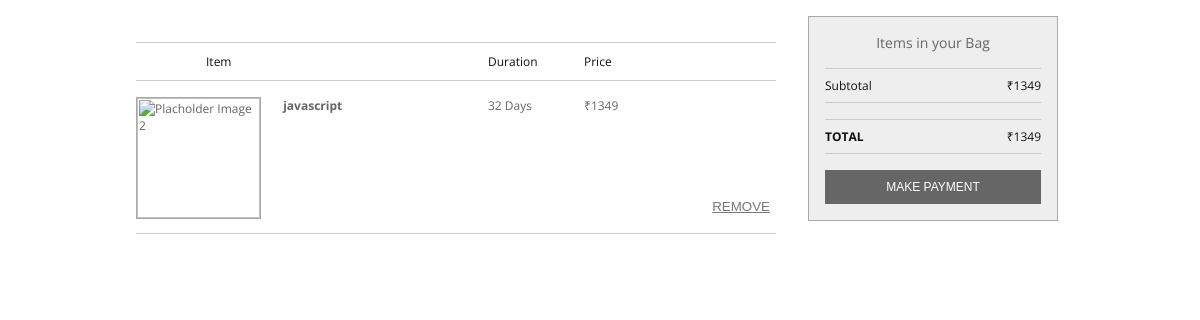
The app's page /Components/pages/checkout.php?id=1, older data.
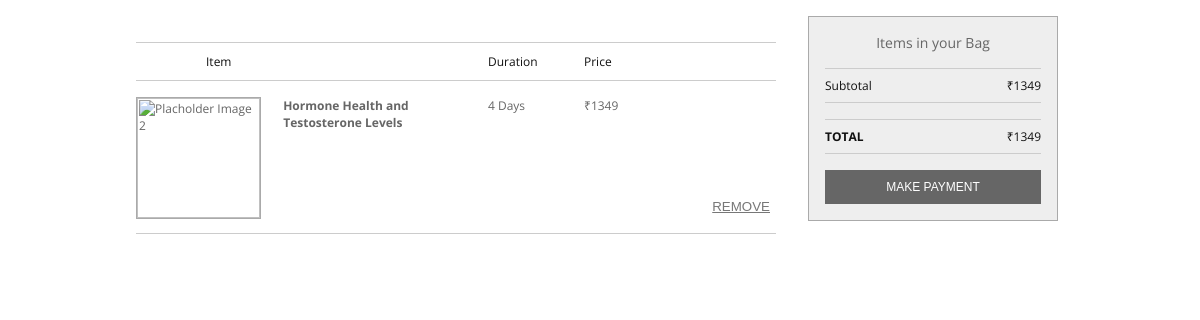
The same page, newer data.
### tables this page shows
CREATE TABLE `courses` (
  `crid` int(11) NOT NULL,
  `crimg` varchar(255) NOT NULL,
  `crnaam` varchar(50) NOT NULL,
  `dur` bigint(20) NOT NULL,
  `amt` int(11) NOT NULL
);

### util/time.php (called while the page is built)
<?php
function calcCourseDuration($time)
{
    $days = (int) ($time / (3600 * 2));
    return $days;
}

### Components/pages/checkout.php (the view, shortened to what this page needs)
<html lang="en">
<?php
include('../../util/dbcon.php');
include('../../util/time.php');
$id =  $_GET["id"];
$query  = mysqli_query($con, "SELECT * FROM courses WHERE crid='$id'");
$row   = mysqli_fetch_array($query);
?>
<head>
    <link rel="stylesheet" href="../style/checkout.css">
</head>
<body>
    <main>
        <div class="basket">
            <div class="basket-labels">
                <ul>
                    <li class="item item-heading">Item</li>
                    <li class="price">Duration</li>
                    <li class="price">Price</li>
                </ul>
            </div>
            <div class="basket-product">
                <div class="item">
                    <div class="product-image">
                        <img src="https://miro.medium.com/max/1024/0*0qvaZ1DA13ykgwUg" alt="Placholder Image 2" class="product-frame">
                    </div>
                    <div class="product-details">
                        <h1><strong><?php echo $row['crnaam'] ?></strong></h1>
                    </div>
                </div>
                <div class="price"><?php echo calcCourseDuration($row['dur']); ?> Days</div>
                <div class="price">₹<?php echo $row['amt']; ?></div>
                <div class="remove">
                    <a href="dashbord.php"><button>Remove</button></a>
                </div>
            </div>
        </div>
        <aside>
            <div class="summary">
                <div class="summary-total-items"><span class="total-items"></span> Items in your Bag</div>
                <div class="summary-subtotal">
                    <div class="subtotal-title">Subtotal</div>
                    <div class="subtotal-value final-value" id="basket-subtotal">₹<?php echo $row['amt'] ?></div>
                </div>
                <div class="summary-total">
                    <div class="total-title">Total</div>
                    <div class="total-value final-value" id="basket-total">₹<?php echo $row['amt'] ?></div>
                </div>
                <div class="summary-checkout">
                    <a <?php echo 'href=" ./payment.php?id=' . $id . '"';  ?>><button class="checkout-cta">Make Payment</button></a>
                </div>
            </div>
        </aside>
    </main>
</body>
</html>

Row changes from the older to the newer data that the page shows:
changed courses: crnaam "javascript" → "Hormone Health and Testosterone Levels"; dur "32" → "4"
